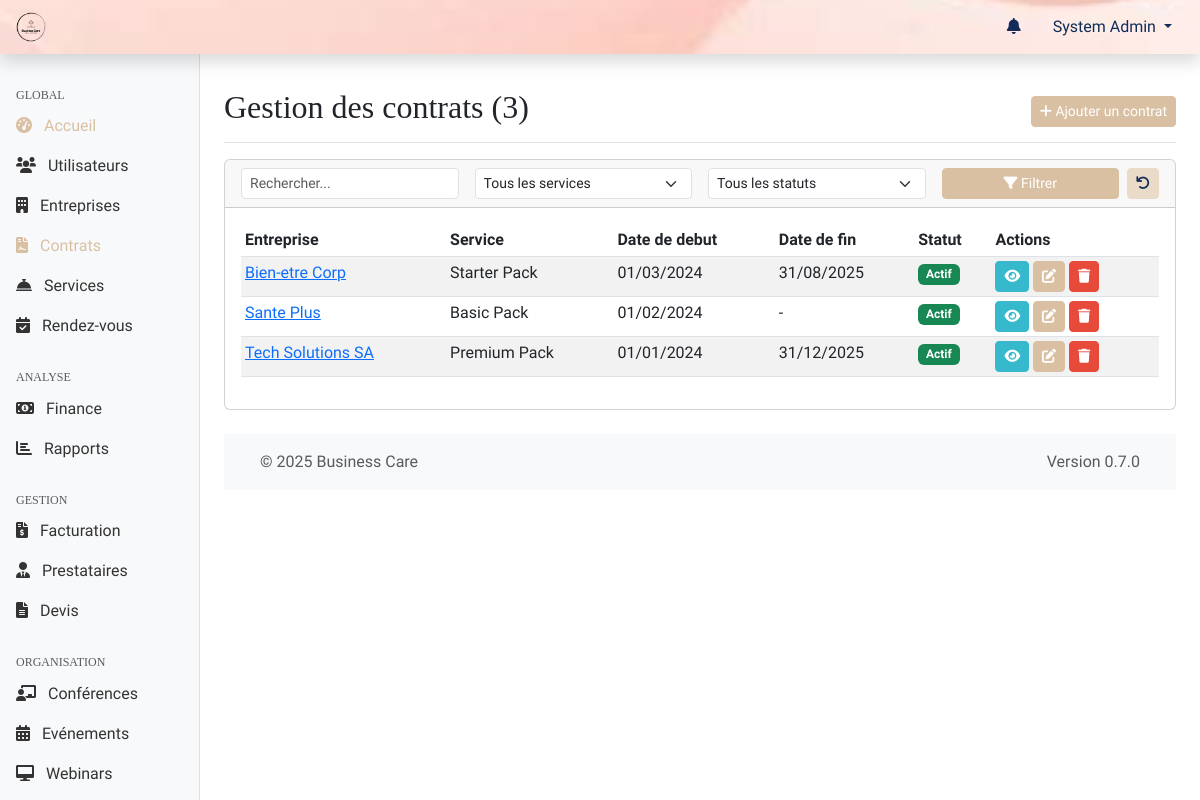
The page /web-admin/modules/contracts/index.php (signed in) on the database its author committed.
### tables this page shows
CREATE TABLE contrats (
    id INT PRIMARY KEY AUTO_INCREMENT,
    entreprise_id INT NOT NULL,
    service_id INT NOT NULL,
    date_debut DATE NOT NULL,
    date_fin DATE,
    nombre_salaries INT,
    statut ENUM('actif', 'expire', 'resilie', 'en_attente') DEFAULT 'actif',
    conditions_particulieres TEXT,
    created_at TIMESTAMP DEFAULT CURRENT_TIMESTAMP,
    updated_at TIMESTAMP DEFAULT CURRENT_TIMESTAMP ON UPDATE CURRENT_TIMESTAMP,
    FOREIGN KEY (entreprise_id) REFERENCES entreprises(id),
    FOREIGN KEY (service_id) REFERENCES services(id),
    INDEX idx_dates (date_debut, date_fin),
    INDEX idx_statut (statut),
    INDEX idx_service (service_id)
);

CREATE TABLE entreprises (
    id INT PRIMARY KEY AUTO_INCREMENT,
    nom VARCHAR(255) NOT NULL,
    siret VARCHAR(14) UNIQUE,
    adresse TEXT,
    code_postal VARCHAR(10),
    ville VARCHAR(100),
    telephone VARCHAR(20),
    email VARCHAR(255),
    site_web VARCHAR(255),
    logo_url VARCHAR(255),
    taille_entreprise ENUM('1-10', '11-50', '51-200', '201-500', '500+') NULL DEFAULT NULL,
    secteur_activite VARCHAR(100),
    date_creation DATE,
    created_at TIMESTAMP DEFAULT CURRENT_TIMESTAMP,
    updated_at TIMESTAMP DEFAULT CURRENT_TIMESTAMP ON UPDATE CURRENT_TIMESTAMP,
    INDEX idx_siret (siret),
    INDEX idx_ville (ville)
);

CREATE TABLE services (
    id INT PRIMARY KEY AUTO_INCREMENT,
    type ENUM('Starter Pack', 'Basic Pack', 'Premium Pack') NOT NULL UNIQUE,
    description TEXT,
    actif BOOLEAN DEFAULT TRUE,
    ordre INT DEFAULT 0,
    max_effectif_inferieur_egal INT NULL,
    activites_incluses INT NOT NULL DEFAULT 0,
    rdv_medicaux_inclus INT NOT NULL DEFAULT 0,
    chatbot_questions_limite INT NULL,
    conseils_hebdo_personnalises BOOLEAN DEFAULT FALSE,
    tarif_annuel_par_salarie DECIMAL(10,2) NOT NULL DEFAULT 0.00,
    prix_base_indicatif DECIMAL(10,2) NULL DEFAULT NULL,
    created_at TIMESTAMP DEFAULT CURRENT_TIMESTAMP,
    updated_at TIMESTAMP DEFAULT CURRENT_TIMESTAMP ON UPDATE CURRENT_TIMESTAMP,
    INDEX idx_type (type),
    INDEX idx_actif (actif)
);

### web-admin/includes/page_functions/modules/contracts.php (called while the page is built, shortened)
<?php
function contractsGetList($page = 1, $perPage = DEFAULT_ITEMS_PER_PAGE, $search = '', $statut = '', $serviceId = 0) {
    $params = [];
    $conditions = [];
    $whereSql = !empty($conditions) ? "WHERE " . implode(' AND ', $conditions) : '';
    $pdo = getDbConnection();
    $countSql = "SELECT COUNT(c.id)
                 FROM " . TABLE_CONTRACTS . " c
                 LEFT JOIN " . TABLE_COMPANIES . " e ON c.entreprise_id = e.id
                 LEFT JOIN " . TABLE_SERVICES . " s ON c.service_id = s.id
                 $whereSql";
    $countStmt = $pdo->prepare($countSql);
    $countStmt->execute($params);
    $totalContracts = $countStmt->fetchColumn();
    $totalPages = ceil($totalContracts / $perPage);
    $page = max(1, min($page, $totalPages));
    $offset = ($page - 1) * $perPage;
    $sql = "SELECT c.*, e.nom as nom_entreprise, s.type as type_service
            FROM " . TABLE_CONTRACTS . " c
            LEFT JOIN " . TABLE_COMPANIES . " e ON c.entreprise_id = e.id
            LEFT JOIN " . TABLE_SERVICES . " s ON c.service_id = s.id
            {$whereSql}
            ORDER BY c.date_debut DESC LIMIT ?, ?";
    $paramsWithPagination = array_merge($params, [$offset, $perPage]);
    $contracts = executeQuery($sql, $paramsWithPagination)->fetchAll();
    return [
        'contracts' => $contracts,
        'currentPage' => $page,
        'totalPages' => $totalPages,
        'totalItems' => $totalContracts,
        'perPage' => $perPage
    ];
}

### shared/web-admin/db.php (called while the page is built, shortened)
<?php
function getDbConnection()
{
    static $pdo = null;
    if ($pdo === null) {
        $dsn = "mysql:host=" . DB_HOST . ";dbname=" . DB_NAME . ";charset=" . DB_CHARSET;
        $options = [
            PDO::ATTR_ERRMODE => PDO::ERRMODE_EXCEPTION,
            PDO::ATTR_DEFAULT_FETCH_MODE => PDO::FETCH_ASSOC,
            PDO::ATTR_EMULATE_PREPARES => false,
        ];
        try {
            $pdo = new PDO($dsn, DB_USER, DB_PASS, $options);
        } catch (PDOException $e) {
            die("[FAILURE] Connexion à la base de données impossible. Veuillez réessayer plus tard. ERREUR: " . $e->getMessage());
        }
    }
    return $pdo;
}
function executeQuery($sql, $params = [])
{
    try {
        $pdo = getDbConnection();
        $stmt = $pdo->prepare($sql);
        $stmt->execute($params);
        return $stmt;
    } catch (PDOException $e) {
        die("[FAILURE] Impossible d'exécuter la requête: " . $e->getMessage());
    }
}

### web-admin/modules/contracts/index.php (the view, shortened to what this page needs)
<?php
require_once '../../includes/page_functions/modules/contracts.php';
$queryData = getQueryData();
$page = $queryData['page'] ?? 1;
$search = $queryData['search'] ?? '';
$statut = $queryData['statut'] ?? '';
$serviceId = $queryData['service_id'] ?? 0;
$action = $queryData['action'] ?? '';
$contract = null;
$result = contractsGetList($page, 10, $search, $statut, $serviceId);
$contracts = $result['contracts'];
$totalContracts = $result['totalItems'];
$entreprises = contractsGetEntreprises();
$services = contractsGetServices();
$pageTitle = "Gestion des contrats ({$totalContracts})";
include_once '../../templates/header.php';
?>
<div class="container-fluid">
    <div class="row">
<?php include_once '../../templates/sidebar.php'; ?>
<main class="col-md-9 ms-sm-auto col-lg-10 px-md-4">
    <div class="d-flex justify-content-between flex-wrap flex-md-nowrap align-items-center pt-3 pb-2 mb-3 border-bottom">
        <h1 class="h2"><?php echo $pageTitle; ?></h1>
        <div class="btn-toolbar mb-2 mb-md-0">
            <a href="<?php echo WEBADMIN_URL; ?>/modules/contracts/add.php" class="btn btn-sm btn-primary">
                <i class="fas fa-plus"></i> Ajouter un contrat
            </a>
        </div>
    </div>
    <?php if ($action === 'add' || $action === 'edit'): ?>
        <div class="card">
            <div class="card-header">
                <?php echo $action === 'add' ? 'Ajouter un nouveau contrat' : 'Modifier le contrat'; ?>
            </div>
            <div class="card-body">
                <form method="post">
                   <input type="hidden" name="csrf_token" value="<?php echo generateToken(); ?>">
                    <div class="row mb-3">
                        <div class="col-md-6">
                            <label for="entreprise_id" class="form-label">Entreprise*</label>
                            <select class="form-select" id="entreprise_id" name="entreprise_id" required>
                                <option value="">Selectionnez une entreprise...</option>
                                <?php foreach ($entreprises as $e): ?>
                                    <option value="<?php echo $e['id']; ?>" <?php echo (isset($contract['entreprise_id']) && $contract['entreprise_id'] == $e['id']) ? 'selected' : ''; ?>>
                                        <?php echo htmlspecialchars($e['nom']); ?>
                                    </option>
                                <?php endforeach; ?>
                            </select>
                        </div>
                        <div class="col-md-6">
                            <label for="service_id" class="form-label">Service (Type de contrat)*</label>
                            <select class="form-select" id="service_id" name="service_id" required>
                                <option value="">Selectionnez un service...</option>
                                <?php
                                foreach ($services as $s) {
                                    $selected = (isset($contract['service_id']) && $contract['service_id'] == $s['id']) ? 'selected' : '';
                                    echo "<option value=\"{$s['id']}\" $selected>" . htmlspecialchars($s['nom']) . "</option>";
                                }
                                ?>
                            </select>
                        </div>
                    </div>
                    <div class="row mb-3">
                        <div class="col-md-6">
                            <label for="date_debut" class="form-label">Date de debut*</label>
                            <input type="date" class="form-control" id="date_debut" name="date_debut" value="<?php echo isset($contract['date_debut']) ? htmlspecialchars($contract['date_debut']) : ''; ?>" required>
                        </div>
                        <div class="col-md-6">
                            <label for="date_fin" class="form-label">Date de fin</label>
                            <input type="date" class="form-control" id="date_fin" name="date_fin" value="<?php echo isset($contract['date_fin']) ? htmlspecialchars($contract['date_fin']) : ''; ?>">
                        </div>
                    </div>
                    <div class="row mb-3">
                        <div class="col-md-4">
                            <label for="nombre_salaries" class="form-label">Nombre de salaries</label>
                            <input type="number" min="1" class="form-control" id="nombre_salaries" name="nombre_salaries" value="<?php echo isset($contract['nombre_salaries']) ? htmlspecialchars($contract['nombre_salaries']) : ''; ?>">
                        </div>
                        <div class="col-md-4">
                            <label for="statut" class="form-label">Statut</label>
                            <select class="form-select" id="statut" name="statut">
                                <?php
                                $statuts = ['actif', 'expire', 'resilie', 'en_attente'];
                                foreach ($statuts as $s) {
                                    $selected = (isset($contract['statut']) && $contract['statut'] === $s) ? 'selected' : '';
                                    echo "<option value=\"$s\" $selected>" . ucfirst($s) . "</option>";
                                }
                                ?>
                            </select>
                        </div>
                    </div>
                    <div class="row mb-3">
                        <div class="col-md-12">
                            <label for="conditions_particulieres" class="form-label">Conditions particulieres</label>
                            <textarea class="form-control" id="conditions_particulieres" name="conditions_particulieres" rows="3"><?php echo isset($contract['conditions_particulieres']) ? htmlspecialchars($contract['conditions_particulieres']) : ''; ?></textarea>
                        </div>
                    </div>
                    <div class="row">
                        <div class="col-12">
                            <button type="submit" class="btn btn-primary">Enregistrer</button>
                            <a href="<?php echo WEBADMIN_URL; ?>/modules/contracts/index.php" class="btn btn-secondary">Annuler</a>
                        </div>
                    </div>
                </form>
            </div>
        </div>
    <?php else: ?>
        <div class="card mb-4">
            <div class="card-header">
                <form method="get" action="<?php echo WEBADMIN_URL; ?>/modules/contracts/index.php" class="row g-3 align-items-center">
                    <div class="col-md-3">
                        <input type="text" class="form-control form-control-sm" id="search" name="search" placeholder="Rechercher..." value="<?php echo htmlspecialchars($search); ?>">
                    </div>
                    <div class="col-md-3">
                        <select class="form-select form-select-sm" id="service_id" name="service_id">
                            <option value="0">Tous les services</option>
                        </select>
                    </div>
                    <div class="col-md-3">
                        <select class="form-select form-select-sm" id="statut" name="statut">
                            <option value="">Tous les statuts</option>
                        </select>
                    </div>
                    <div class="col-md-3 d-flex">
                        <button type="submit" class="btn btn-sm btn-primary w-100 me-2">
                            <i class="fas fa-filter"></i> Filtrer
                        </button>
                         <a href="<?php echo WEBADMIN_URL; ?>/modules/contracts/index.php" class="btn btn-sm btn-secondary" data-bs-toggle="tooltip" title="Réinitialiser les filtres">
                            <i class="fas fa-undo"></i>
                        </a>
                    </div>
                </form>
            </div>
            <div class="card-body">
                <?php if (count($contracts) > 0): ?>
                    <div class="table-responsive">
                    <table class="table table-striped table-hover table-sm">
                        <thead>
                            <tr>
                                <th>Entreprise</th>
                                <th>Service</th>
                                <th>Date de debut</th>
                                <th>Date de fin</th>
                                <th>Statut</th>
                                <th>Actions</th>
                            </tr>
                        </thead>
                        <tbody>
                            <?php foreach ($contracts as $contract): ?>
                                <tr>
                                    <td><a href="<?php echo WEBADMIN_URL; ?>/modules/companies/view.php?id=<?php echo $contract['entreprise_id']; ?>"><?php echo htmlspecialchars($contract['nom_entreprise']); ?></a></td>
                                    <td><?php echo htmlspecialchars(ucfirst($contract['type_service'])); ?></td>
                                    <td><?php echo date('d/m/Y', strtotime($contract['date_debut'])); ?></td>
                                    <td><?php echo $contract['date_fin'] ? date('d/m/Y', strtotime($contract['date_fin'])) : '-'; ?></td>
                                    <td><?php echo getStatusBadge($contract['statut']); ?></td>
                                    <td class="table-actions">
                                        <a href="<?php echo WEBADMIN_URL; ?>/modules/contracts/view.php?id=<?php echo $contract['id']; ?>" class="btn btn-sm btn-info" data-bs-toggle="tooltip" title="Voir">
                                            <i class="fas fa-eye"></i>
                                        </a>
                                        <a href="<?php echo WEBADMIN_URL; ?>/modules/contracts/edit.php?id=<?php echo $contract['id']; ?>" class="btn btn-sm btn-primary" data-bs-toggle="tooltip" title="Modifier">
                                            <i class="fas fa-edit"></i>
                                        </a>
                                        <a href="<?php echo WEBADMIN_URL; ?>/modules/contracts/delete.php?id=<?php echo $contract['id']; ?>&csrf_token=<?php echo generateToken(); ?>" class="btn btn-sm btn-danger btn-delete"
                                           data-bs-toggle="tooltip"
                                           title="Supprimer">
                                            <i class="fas fa-trash"></i>
                                        </a>
                                    </td>
                                </tr>
                            <?php endforeach; ?>
                        </tbody>
                    </table>
                    </div>
                <?php endif; ?>
            </div>
        </div>
    <?php endif; ?>
    <?php include_once '../../templates/footer.php'; ?>
</main>
</div>
</div>

### shared/web-admin/functions.php (shortened to what this page needs)
<?php
require_once 'db.php';
function sanitizeInput($input)
{
    return $input;
}
function getQueryData()
{
    return sanitizeInput($_GET);
}
function generateToken()
{
    return $_SESSION['csrf_token'];
}
function getStatusBadge($status)
{
    $badges = [
        'actif' => 'success',
        'inactif' => 'danger',
        'en_attente' => 'warning',
        'suspendu' => 'secondary',
        'expiré' => 'danger',
        'résilié' => 'danger',
        'accepté' => 'success',
        'refusé' => 'danger',
        'confirmé' => 'success',
        'annulé' => 'danger',
        'terminé' => 'secondary',
        'planifié' => 'primary',
        'no_show' => 'danger',
        'payée' => 'success',
        'impayée' => 'danger',
        'retard' => 'warning'
    ];
    $class = isset($badges[$status]) ? $badges[$status] : 'primary';
    return '<span class="badge bg-' . $class . '">' . ucfirst($status) . '</span>';
}

### rows shown on the page
contrats: entreprise.nom "Bien-etre Corp", service.type "Starter Pack", date_debut "01/03/2024", date_fin "31/08/2025", statut "Actif"
contrats: entreprise.nom "Sante Plus", service.type "Basic Pack", date_debut "01/02/2024", statut "Actif"
contrats: entreprise.nom "Tech Solutions SA", service.type "Premium Pack", date_debut "01/01/2024", date_fin "31/12/2025", statut "Actif"

### other values the page prints
$_SESSION['user_name'] "System Admin"
$pageTitle "Gestion des contrats (3)"
APP_VERSION "0.7.0"
